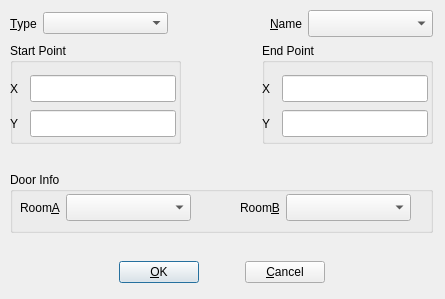
<?xml version="1.0" encoding="UTF-8"?>
<ui version="4.0">
 <class>MapDialog</class>
 <widget class="QDialog" name="MapDialog">
  <property name="geometry">
   <rect>
    <x>0</x>
    <y>0</y>
    <width>445</width>
    <height>299</height>
   </rect>
  </property>
  <property name="minimumSize">
   <size>
    <width>0</width>
    <height>0</height>
   </size>
  </property>
  <property name="windowTitle">
   <string>Topo Map Dialog</string>
  </property>
  <widget class="QWidget" name="">
   <property name="geometry">
    <rect>
     <x>10</x>
     <y>10</y>
     <width>423</width>
     <height>273</height>
    </rect>
   </property>
   <layout class="QGridLayout" name="gridLayout">
    <item row="0" column="0" colspan="2">
     <layout class="QHBoxLayout" name="horizontalLayout_3">
      <item>
       <layout class="QHBoxLayout" name="horizontalLayout">
        <item>
         <widget class="QLabel" name="label">
          <property name="text">
           <string>&amp;Type</string>
          </property>
          <property name="buddy">
           <cstring>typeBox</cstring>
          </property>
         </widget>
        </item>
        <item>
         <widget class="QComboBox" name="typeBox">
          <property name="minimumSize">
           <size>
            <width>125</width>
            <height>0</height>
           </size>
          </property>
          <property name="iconSize">
           <size>
            <width>16</width>
            <height>16</height>
           </size>
          </property>
         </widget>
        </item>
       </layout>
      </item>
      <item>
       <spacer name="horizontalSpacer">
        <property name="orientation">
         <enum>Qt::Horizontal</enum>
        </property>
        <property name="sizeHint" stdset="0">
         <size>
          <width>40</width>
          <height>20</height>
         </size>
        </property>
       </spacer>
      </item>
      <item>
       <layout class="QHBoxLayout" name="horizontalLayout_2">
        <item>
         <widget class="QLabel" name="label_2">
          <property name="text">
           <string>&amp;Name</string>
          </property>
          <property name="buddy">
           <cstring>nameBox</cstring>
          </property>
         </widget>
        </item>
        <item>
         <widget class="QComboBox" name="nameBox">
          <property name="minimumSize">
           <size>
            <width>125</width>
            <height>27</height>
           </size>
          </property>
         </widget>
        </item>
       </layout>
      </item>
     </layout>
    </item>
    <item row="1" column="0" colspan="2">
     <layout class="QHBoxLayout" name="horizontalLayout_7">
      <item>
       <widget class="QGroupBox" name="groupBox">
        <property name="minimumSize">
         <size>
          <width>171</width>
          <height>101</height>
         </size>
        </property>
        <property name="title">
         <string>Start Point</string>
        </property>
        <widget class="QWidget" name="layoutWidget_2">
         <property name="geometry">
          <rect>
           <x>0</x>
           <y>30</y>
           <width>166</width>
           <height>66</height>
          </rect>
         </property>
         <layout class="QVBoxLayout" name="verticalLayout">
          <item>
           <layout class="QHBoxLayout" name="horizontalLayout_4">
            <item>
             <widget class="QLabel" name="label_3">
              <property name="text">
               <string>X</string>
              </property>
             </widget>
            </item>
            <item>
             <widget class="QLineEdit" name="startx">
              <property name="minimumSize">
               <size>
                <width>146</width>
                <height>27</height>
               </size>
              </property>
              <property name="maximumSize">
               <size>
                <width>146</width>
                <height>27</height>
               </size>
              </property>
              <property name="text">
               <string/>
              </property>
             </widget>
            </item>
           </layout>
          </item>
          <item>
           <layout class="QHBoxLayout" name="horizontalLayout_6">
            <item>
             <widget class="QLabel" name="label_5">
              <property name="text">
               <string>Y</string>
              </property>
             </widget>
            </item>
            <item>
             <widget class="QLineEdit" name="starty">
              <property name="minimumSize">
               <size>
                <width>146</width>
                <height>27</height>
               </size>
              </property>
              <property name="maximumSize">
               <size>
                <width>146</width>
                <height>27</height>
               </size>
              </property>
             </widget>
            </item>
           </layout>
          </item>
         </layout>
        </widget>
       </widget>
      </item>
      <item>
       <spacer name="horizontalSpacer_3">
        <property name="orientation">
         <enum>Qt::Horizontal</enum>
        </property>
        <property name="sizeHint" stdset="0">
         <size>
          <width>40</width>
          <height>20</height>
         </size>
        </property>
       </spacer>
      </item>
      <item>
       <widget class="QGroupBox" name="groupBox_2">
        <property name="minimumSize">
         <size>
          <width>171</width>
          <height>101</height>
         </size>
        </property>
        <property name="title">
         <string>End Point</string>
        </property>
        <widget class="QWidget" name="layoutWidget_5">
         <property name="geometry">
          <rect>
           <x>0</x>
           <y>30</y>
           <width>166</width>
           <height>66</height>
          </rect>
         </property>
         <layout class="QVBoxLayout" name="verticalLayout_2">
          <item>
           <layout class="QHBoxLayout" name="horizontalLayout_8">
            <item>
             <widget class="QLabel" name="label_7">
              <property name="text">
               <string>X</string>
              </property>
             </widget>
            </item>
            <item>
             <widget class="QLineEdit" name="endx">
              <property name="minimumSize">
               <size>
                <width>146</width>
                <height>27</height>
               </size>
              </property>
              <property name="maximumSize">
               <size>
                <width>146</width>
                <height>27</height>
               </size>
              </property>
             </widget>
            </item>
           </layout>
          </item>
          <item>
           <layout class="QHBoxLayout" name="horizontalLayout_9">
            <item>
             <widget class="QLabel" name="label_8">
              <property name="text">
               <string>Y</string>
              </property>
             </widget>
            </item>
            <item>
             <widget class="QLineEdit" name="endy">
              <property name="minimumSize">
               <size>
                <width>146</width>
                <height>27</height>
               </size>
              </property>
              <property name="maximumSize">
               <size>
                <width>146</width>
                <height>27</height>
               </size>
              </property>
             </widget>
            </item>
           </layout>
          </item>
         </layout>
        </widget>
       </widget>
      </item>
     </layout>
    </item>
    <item row="2" column="0">
     <spacer name="verticalSpacer">
      <property name="orientation">
       <enum>Qt::Vertical</enum>
      </property>
      <property name="sizeHint" stdset="0">
       <size>
        <width>20</width>
        <height>5</height>
       </size>
      </property>
     </spacer>
    </item>
    <item row="3" column="0" colspan="2">
     <widget class="QGroupBox" name="doorGroup">
      <property name="minimumSize">
       <size>
        <width>421</width>
        <height>61</height>
       </size>
      </property>
      <property name="title">
       <string>Door Info</string>
      </property>
      <widget class="QWidget" name="">
       <property name="geometry">
        <rect>
         <x>10</x>
         <y>20</y>
         <width>391</width>
         <height>31</height>
        </rect>
       </property>
       <layout class="QHBoxLayout" name="horizontalLayout_12">
        <item>
         <layout class="QHBoxLayout" name="horizontalLayout_10">
          <item>
           <widget class="QLabel" name="label_4">
            <property name="text">
             <string>Room&amp;A</string>
            </property>
            <property name="buddy">
             <cstring>roomaBox</cstring>
            </property>
           </widget>
          </item>
          <item>
           <widget class="QComboBox" name="roomaBox">
            <property name="minimumSize">
             <size>
              <width>125</width>
              <height>27</height>
             </size>
            </property>
           </widget>
          </item>
         </layout>
        </item>
        <item>
         <spacer name="horizontalSpacer_6">
          <property name="orientation">
           <enum>Qt::Horizontal</enum>
          </property>
          <property name="sizeHint" stdset="0">
           <size>
            <width>10</width>
            <height>20</height>
           </size>
          </property>
         </spacer>
        </item>
        <item>
         <layout class="QHBoxLayout" name="horizontalLayout_11">
          <item>
           <widget class="QLabel" name="label_6">
            <property name="text">
             <string>Room&amp;B</string>
            </property>
            <property name="buddy">
             <cstring>roombBox</cstring>
            </property>
           </widget>
          </item>
          <item>
           <widget class="QComboBox" name="roombBox">
            <property name="minimumSize">
             <size>
              <width>125</width>
              <height>27</height>
             </size>
            </property>
           </widget>
          </item>
         </layout>
        </item>
       </layout>
      </widget>
     </widget>
    </item>
    <item row="4" column="1">
     <spacer name="verticalSpacer_2">
      <property name="orientation">
       <enum>Qt::Vertical</enum>
      </property>
      <property name="sizeHint" stdset="0">
       <size>
        <width>20</width>
        <height>10</height>
       </size>
      </property>
     </spacer>
    </item>
    <item row="5" column="0" colspan="2">
     <layout class="QHBoxLayout" name="horizontalLayout_13">
      <item>
       <spacer name="horizontalSpacer_4">
        <property name="orientation">
         <enum>Qt::Horizontal</enum>
        </property>
        <property name="sizeHint" stdset="0">
         <size>
          <width>40</width>
          <height>20</height>
         </size>
        </property>
       </spacer>
      </item>
      <item>
       <layout class="QHBoxLayout" name="horizontalLayout_5">
        <item>
         <widget class="QPushButton" name="okButton">
          <property name="text">
           <string>&amp;OK</string>
          </property>
          <property name="default">
           <bool>true</bool>
          </property>
         </widget>
        </item>
        <item>
         <spacer name="horizontalSpacer_2">
          <property name="orientation">
           <enum>Qt::Horizontal</enum>
          </property>
          <property name="sizeHint" stdset="0">
           <size>
            <width>40</width>
            <height>20</height>
           </size>
          </property>
         </spacer>
        </item>
        <item>
         <widget class="QPushButton" name="cancelButton">
          <property name="text">
           <string>&amp;Cancel</string>
          </property>
         </widget>
        </item>
       </layout>
      </item>
      <item>
       <spacer name="horizontalSpacer_5">
        <property name="orientation">
         <enum>Qt::Horizontal</enum>
        </property>
        <property name="sizeHint" stdset="0">
         <size>
          <width>40</width>
          <height>20</height>
         </size>
        </property>
       </spacer>
      </item>
     </layout>
    </item>
   </layout>
  </widget>
 </widget>
 <tabstops>
  <tabstop>typeBox</tabstop>
  <tabstop>okButton</tabstop>
  <tabstop>startx</tabstop>
  <tabstop>starty</tabstop>
  <tabstop>endx</tabstop>
  <tabstop>endy</tabstop>
  <tabstop>cancelButton</tabstop>
 </tabstops>
 <resources/>
 <connections>
  <connection>
   <sender>cancelButton</sender>
   <signal>clicked()</signal>
   <receiver>MapDialog</receiver>
   <slot>reject()</slot>
   <hints>
    <hint type="sourcelabel">
     <x>344</x>
     <y>291</y>
    </hint>
    <hint type="destinationlabel">
     <x>394</x>
     <y>200</y>
    </hint>
   </hints>
  </connection>
 </connections>
</ui>
